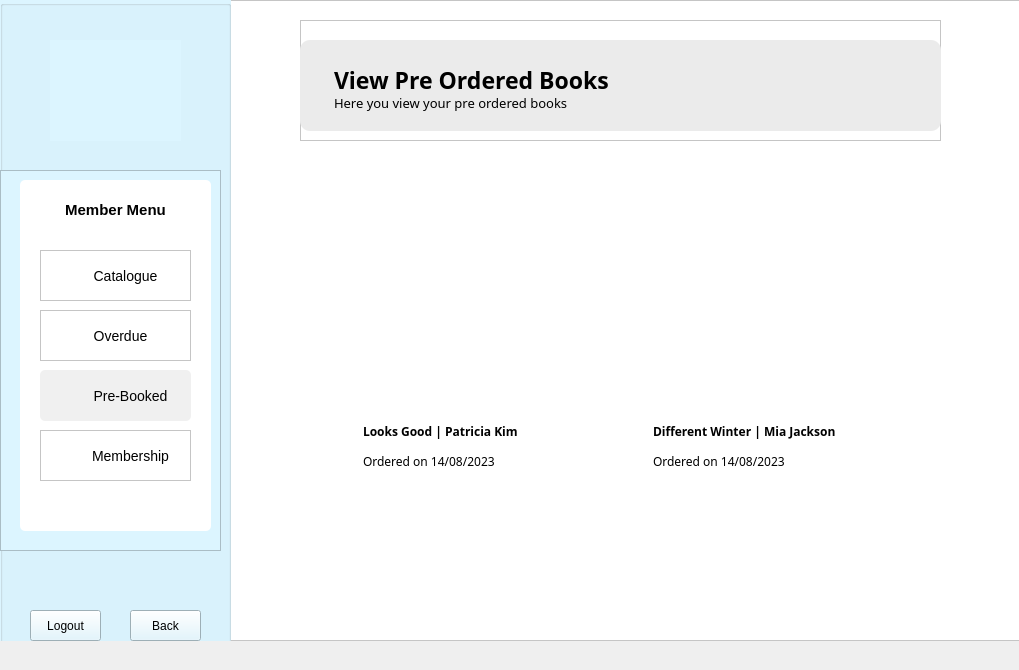
<?xml version="1.0" encoding="UTF-8"?>
<ui version="4.0">
 <class>MemberPreOrder</class>
 <widget class="QDialog" name="MemberPreOrder">
  <property name="geometry">
   <rect>
    <x>0</x>
    <y>0</y>
    <width>1019</width>
    <height>670</height>
   </rect>
  </property>
  <property name="windowTitle">
   <string>Dialog</string>
  </property>
  <widget class="QFrame" name="frame">
   <property name="geometry">
    <rect>
     <x>0</x>
     <y>0</y>
     <width>1021</width>
     <height>641</height>
    </rect>
   </property>
   <property name="styleSheet">
    <string notr="true">background: white;</string>
   </property>
   <property name="frameShape">
    <enum>QFrame::StyledPanel</enum>
   </property>
   <property name="frameShadow">
    <enum>QFrame::Raised</enum>
   </property>
   <widget class="QGroupBox" name="menuPanel">
    <property name="geometry">
     <rect>
      <x>0</x>
      <y>0</y>
      <width>231</width>
      <height>671</height>
     </rect>
    </property>
    <property name="styleSheet">
     <string notr="true">background: rgb(220, 245, 255);</string>
    </property>
    <property name="title">
     <string/>
    </property>
    <widget class="QLabel" name="logo">
     <property name="geometry">
      <rect>
       <x>50</x>
       <y>40</y>
       <width>131</width>
       <height>101</height>
      </rect>
     </property>
     <property name="text">
      <string/>
     </property>
     <property name="pixmap">
      <pixmap resource="Resources.qrc">:/images/logo.png</pixmap>
     </property>
     <property name="scaledContents">
      <bool>true</bool>
     </property>
    </widget>
    <widget class="QFrame" name="menu">
     <property name="geometry">
      <rect>
       <x>0</x>
       <y>170</y>
       <width>221</width>
       <height>381</height>
      </rect>
     </property>
     <property name="frameShape">
      <enum>QFrame::StyledPanel</enum>
     </property>
     <property name="frameShadow">
      <enum>QFrame::Raised</enum>
     </property>
     <widget class="QListWidget" name="listWidget_2">
      <property name="geometry">
       <rect>
        <x>20</x>
        <y>10</y>
        <width>191</width>
        <height>351</height>
       </rect>
      </property>
      <property name="styleSheet">
       <string notr="true">background: white;
border-radius: 5px;</string>
      </property>
      <property name="frameShadow">
       <enum>QFrame::Raised</enum>
      </property>
     </widget>
     <widget class="QFrame" name="catalogue_1">
      <property name="geometry">
       <rect>
        <x>40</x>
        <y>80</y>
        <width>151</width>
        <height>51</height>
       </rect>
      </property>
      <property name="styleSheet">
       <string notr="true">background: white;</string>
      </property>
      <property name="frameShape">
       <enum>QFrame::StyledPanel</enum>
      </property>
      <property name="frameShadow">
       <enum>QFrame::Raised</enum>
      </property>
      <widget class="QLabel" name="label_5">
       <property name="geometry">
        <rect>
         <x>10</x>
         <y>10</y>
         <width>31</width>
         <height>31</height>
        </rect>
       </property>
       <property name="text">
        <string/>
       </property>
       <property name="pixmap">
        <pixmap resource="Resources.qrc">:/images/Icons/books.png</pixmap>
       </property>
       <property name="scaledContents">
        <bool>true</bool>
       </property>
      </widget>
      <widget class="QPushButton" name="catalogue">
       <property name="geometry">
        <rect>
         <x>50</x>
         <y>10</y>
         <width>71</width>
         <height>31</height>
        </rect>
       </property>
       <property name="styleSheet">
        <string notr="true">QPushButton {
background: transparent;
font-size: 14px;
border: none;
}

QPushButton:hover {
	color: rgb(124, 204, 241);
}</string>
       </property>
       <property name="text">
        <string>Catalogue</string>
       </property>
       <property name="autoDefault">
        <bool>false</bool>
       </property>
      </widget>
     </widget>
     <widget class="QFrame" name="manageBooks_1">
      <property name="geometry">
       <rect>
        <x>40</x>
        <y>140</y>
        <width>151</width>
        <height>51</height>
       </rect>
      </property>
      <property name="styleSheet">
       <string notr="true">background: white;</string>
      </property>
      <property name="frameShape">
       <enum>QFrame::StyledPanel</enum>
      </property>
      <property name="frameShadow">
       <enum>QFrame::Raised</enum>
      </property>
      <widget class="QLabel" name="label_6">
       <property name="geometry">
        <rect>
         <x>10</x>
         <y>10</y>
         <width>31</width>
         <height>31</height>
        </rect>
       </property>
       <property name="text">
        <string/>
       </property>
       <property name="pixmap">
        <pixmap resource="Resources.qrc">:/images/Icons/overdue.png</pixmap>
       </property>
       <property name="scaledContents">
        <bool>true</bool>
       </property>
      </widget>
      <widget class="QPushButton" name="manageBooks">
       <property name="geometry">
        <rect>
         <x>50</x>
         <y>10</y>
         <width>61</width>
         <height>31</height>
        </rect>
       </property>
       <property name="styleSheet">
        <string notr="true">QPushButton {
background: transparent;
font-size: 14px;
border: none;
}

QPushButton:hover {
	color: rgb(124, 204, 241);
}</string>
       </property>
       <property name="text">
        <string>Overdue</string>
       </property>
      </widget>
     </widget>
     <widget class="QFrame" name="status_1">
      <property name="geometry">
       <rect>
        <x>40</x>
        <y>200</y>
        <width>151</width>
        <height>51</height>
       </rect>
      </property>
      <property name="styleSheet">
       <string notr="true">background: rgb(240, 240, 240);
border-radius: 5px;</string>
      </property>
      <property name="frameShape">
       <enum>QFrame::StyledPanel</enum>
      </property>
      <property name="frameShadow">
       <enum>QFrame::Raised</enum>
      </property>
      <widget class="QLabel" name="label_7">
       <property name="geometry">
        <rect>
         <x>10</x>
         <y>10</y>
         <width>31</width>
         <height>31</height>
        </rect>
       </property>
       <property name="text">
        <string/>
       </property>
       <property name="pixmap">
        <pixmap resource="Resources.qrc">:/images/Icons/book.png</pixmap>
       </property>
       <property name="scaledContents">
        <bool>true</bool>
       </property>
      </widget>
      <widget class="QPushButton" name="status">
       <property name="geometry">
        <rect>
         <x>50</x>
         <y>10</y>
         <width>81</width>
         <height>31</height>
        </rect>
       </property>
       <property name="styleSheet">
        <string notr="true">QPushButton {
background: transparent;
font-size: 14px;
border: none;
}

QPushButton:hover {
	color: rgb(124, 204, 241);
}</string>
       </property>
       <property name="text">
        <string>Pre-Booked</string>
       </property>
      </widget>
     </widget>
     <widget class="QFrame" name="membership_1">
      <property name="geometry">
       <rect>
        <x>40</x>
        <y>260</y>
        <width>151</width>
        <height>51</height>
       </rect>
      </property>
      <property name="styleSheet">
       <string notr="true">background: white;</string>
      </property>
      <property name="frameShape">
       <enum>QFrame::StyledPanel</enum>
      </property>
      <property name="frameShadow">
       <enum>QFrame::Raised</enum>
      </property>
      <widget class="QLabel" name="label_8">
       <property name="geometry">
        <rect>
         <x>10</x>
         <y>10</y>
         <width>31</width>
         <height>31</height>
        </rect>
       </property>
       <property name="text">
        <string/>
       </property>
       <property name="pixmap">
        <pixmap resource="Resources.qrc">:/images/Icons/user.png</pixmap>
       </property>
       <property name="scaledContents">
        <bool>true</bool>
       </property>
      </widget>
      <widget class="QPushButton" name="membership">
       <property name="geometry">
        <rect>
         <x>50</x>
         <y>10</y>
         <width>81</width>
         <height>31</height>
        </rect>
       </property>
       <property name="styleSheet">
        <string notr="true">QPushButton {
background: transparent;
font-size: 14px;
border: none;
}

QPushButton:hover {
	color: rgb(124, 204, 241);
}</string>
       </property>
       <property name="text">
        <string>Membership</string>
       </property>
      </widget>
     </widget>
     <widget class="QLabel" name="label">
      <property name="geometry">
       <rect>
        <x>20</x>
        <y>30</y>
        <width>191</width>
        <height>20</height>
       </rect>
      </property>
      <property name="layoutDirection">
       <enum>Qt::LeftToRight</enum>
      </property>
      <property name="styleSheet">
       <string notr="true">font-weight: bold;
background: white;
font-size: 15px;
</string>
      </property>
      <property name="text">
       <string>Member Menu</string>
      </property>
      <property name="alignment">
       <set>Qt::AlignCenter</set>
      </property>
     </widget>
    </widget>
    <widget class="QPushButton" name="back">
     <property name="geometry">
      <rect>
       <x>130</x>
       <y>610</y>
       <width>71</width>
       <height>31</height>
      </rect>
     </property>
     <property name="styleSheet">
      <string notr="true">/*QPushButton {
background: white;
}*/

QPushButton:hover {
	color: rgb(106, 146, 255);
}</string>
     </property>
     <property name="text">
      <string>Back</string>
     </property>
     <property name="icon">
      <iconset theme="go-previous">
       <normaloff>../../../../../../LIS/LIS</normaloff>../../../../../../LIS/LIS</iconset>
     </property>
    </widget>
    <widget class="QPushButton" name="logout">
     <property name="geometry">
      <rect>
       <x>30</x>
       <y>610</y>
       <width>71</width>
       <height>31</height>
      </rect>
     </property>
     <property name="styleSheet">
      <string notr="true">QPushButton:hover {
	color: rgb(106, 146, 255);
}</string>
     </property>
     <property name="text">
      <string>Logout</string>
     </property>
    </widget>
   </widget>
   <widget class="QFrame" name="heading">
    <property name="geometry">
     <rect>
      <x>300</x>
      <y>20</y>
      <width>641</width>
      <height>121</height>
     </rect>
    </property>
    <property name="frameShape">
     <enum>QFrame::StyledPanel</enum>
    </property>
    <property name="frameShadow">
     <enum>QFrame::Raised</enum>
    </property>
    <widget class="QPlainTextEdit" name="plainTextEdit_2">
     <property name="geometry">
      <rect>
       <x>0</x>
       <y>20</y>
       <width>641</width>
       <height>91</height>
      </rect>
     </property>
     <property name="styleSheet">
      <string notr="true">background: rgb(235, 235, 235);
border-radius: 10px;</string>
     </property>
     <property name="frameShadow">
      <enum>QFrame::Raised</enum>
     </property>
     <property name="plainText">
      <string/>
     </property>
    </widget>
    <widget class="QPlainTextEdit" name="plainTextEdit_3">
     <property name="geometry">
      <rect>
       <x>30</x>
       <y>40</y>
       <width>411</width>
       <height>41</height>
      </rect>
     </property>
     <property name="styleSheet">
      <string notr="true">font-family: Baloo 2;
font-weight: bold;
font-size: 23px;
background: transparent;</string>
     </property>
     <property name="frameShape">
      <enum>QFrame::NoFrame</enum>
     </property>
     <property name="plainText">
      <string>View Pre Ordered Books</string>
     </property>
    </widget>
    <widget class="QPlainTextEdit" name="plainTextEdit_4">
     <property name="geometry">
      <rect>
       <x>30</x>
       <y>70</y>
       <width>411</width>
       <height>31</height>
      </rect>
     </property>
     <property name="styleSheet">
      <string notr="true">background: transparent;
font-family: Baloo 2;
font-size: 13px;</string>
     </property>
     <property name="frameShape">
      <enum>QFrame::NoFrame</enum>
     </property>
     <property name="plainText">
      <string>Here you view your pre ordered books</string>
     </property>
    </widget>
   </widget>
   <widget class="QScrollArea" name="scrollArea">
    <property name="geometry">
     <rect>
      <x>290</x>
      <y>170</y>
      <width>651</width>
      <height>431</height>
     </rect>
    </property>
    <property name="styleSheet">
     <string notr="true">/* VERTICAL SCROLL*/

QScrollBar::handle:vertical {
border: none;
border-radius: 5px;
background: rgb(215, 242, 255);
margin: 15px 0 15px 0;
width: 14px;
}

/* SCROLL BUTTON - TOP*/

QScrollBar::sub-line:vertical {
border:none;
background: rgb(215, 242, 255);
height: 15px;
border-top-left-radius: 7px;
border-top-right-radius: 7px;
subcontrol-position: top;
subcontrol-origin: margin; 
}


/* SCROLL BUTTON - BOTTOM*/

QScrollBar::add-line:vertical {
border:none;
background: rgb(215, 242, 255);
height: 15px;
border-bottom-left-radius: 7px;
border-bottom-right-radius: 7px;
subcontrol-position: bottom;
subcontrol-origin: margin; 
}

</string>
    </property>
    <property name="frameShape">
     <enum>QFrame::NoFrame</enum>
    </property>
    <property name="widgetResizable">
     <bool>true</bool>
    </property>
    <widget class="QWidget" name="scrollAreaWidgetContents">
     <property name="geometry">
      <rect>
       <x>0</x>
       <y>0</y>
       <width>651</width>
       <height>431</height>
      </rect>
     </property>
     <property name="styleSheet">
      <string notr="true">border-style: none;</string>
     </property>
     <layout class="QVBoxLayout" name="verticalLayout_3">
      <item>
       <widget class="QFrame" name="frame_73">
        <property name="frameShape">
         <enum>QFrame::StyledPanel</enum>
        </property>
        <property name="frameShadow">
         <enum>QFrame::Raised</enum>
        </property>
        <widget class="QFrame" name="frame_74">
         <property name="geometry">
          <rect>
           <x>60</x>
           <y>240</y>
           <width>191</width>
           <height>51</height>
          </rect>
         </property>
         <property name="frameShape">
          <enum>QFrame::StyledPanel</enum>
         </property>
         <property name="frameShadow">
          <enum>QFrame::Raised</enum>
         </property>
         <widget class="QPlainTextEdit" name="plainTextEdit_80">
          <property name="geometry">
           <rect>
            <x>0</x>
            <y>30</y>
            <width>191</width>
            <height>21</height>
           </rect>
          </property>
          <property name="styleSheet">
           <string notr="true">font-family: Baloo 2;
background: white;</string>
          </property>
          <property name="frameShape">
           <enum>QFrame::NoFrame</enum>
          </property>
          <property name="verticalScrollBarPolicy">
           <enum>Qt::ScrollBarAlwaysOff</enum>
          </property>
          <property name="plainText">
           <string>Ordered on 14/08/2023</string>
          </property>
         </widget>
         <widget class="QPlainTextEdit" name="plainTextEdit_79">
          <property name="geometry">
           <rect>
            <x>0</x>
            <y>0</y>
            <width>191</width>
            <height>21</height>
           </rect>
          </property>
          <property name="styleSheet">
           <string notr="true">font-weight: bold;
font-family: Baloo 2;
background: white;</string>
          </property>
          <property name="frameShape">
           <enum>QFrame::NoFrame</enum>
          </property>
          <property name="verticalScrollBarPolicy">
           <enum>Qt::ScrollBarAlwaysOff</enum>
          </property>
          <property name="tabChangesFocus">
           <bool>false</bool>
          </property>
          <property name="lineWrapMode">
           <enum>QPlainTextEdit::WidgetWidth</enum>
          </property>
          <property name="plainText">
           <string>Looks Good | Patricia Kim</string>
          </property>
          <property name="textInteractionFlags">
           <set>Qt::TextSelectableByKeyboard|Qt::TextSelectableByMouse</set>
          </property>
         </widget>
        </widget>
        <widget class="QLabel" name="label_43">
         <property name="geometry">
          <rect>
           <x>370</x>
           <y>20</y>
           <width>181</width>
           <height>211</height>
          </rect>
         </property>
         <property name="text">
          <string/>
         </property>
         <property name="pixmap">
          <pixmap resource="Resources.qrc">:/images/book-covers/book14.png</pixmap>
         </property>
         <property name="scaledContents">
          <bool>true</bool>
         </property>
        </widget>
        <widget class="QLabel" name="label_44">
         <property name="geometry">
          <rect>
           <x>70</x>
           <y>20</y>
           <width>181</width>
           <height>211</height>
          </rect>
         </property>
         <property name="text">
          <string/>
         </property>
         <property name="pixmap">
          <pixmap resource="Resources.qrc">:/images/book-covers/book14.png</pixmap>
         </property>
         <property name="scaledContents">
          <bool>true</bool>
         </property>
        </widget>
        <widget class="QFrame" name="frame_75">
         <property name="geometry">
          <rect>
           <x>350</x>
           <y>240</y>
           <width>231</width>
           <height>51</height>
          </rect>
         </property>
         <property name="frameShape">
          <enum>QFrame::StyledPanel</enum>
         </property>
         <property name="frameShadow">
          <enum>QFrame::Raised</enum>
         </property>
         <widget class="QPlainTextEdit" name="plainTextEdit_83">
          <property name="geometry">
           <rect>
            <x>0</x>
            <y>30</y>
            <width>191</width>
            <height>21</height>
           </rect>
          </property>
          <property name="styleSheet">
           <string notr="true">font-family: Baloo 2;
background: white;</string>
          </property>
          <property name="frameShape">
           <enum>QFrame::NoFrame</enum>
          </property>
          <property name="verticalScrollBarPolicy">
           <enum>Qt::ScrollBarAlwaysOff</enum>
          </property>
          <property name="plainText">
           <string>Ordered on 14/08/2023</string>
          </property>
         </widget>
         <widget class="QPlainTextEdit" name="plainTextEdit_84">
          <property name="geometry">
           <rect>
            <x>0</x>
            <y>0</y>
            <width>221</width>
            <height>21</height>
           </rect>
          </property>
          <property name="styleSheet">
           <string notr="true">font-weight: bold;
font-family: Baloo 2;
background: white;</string>
          </property>
          <property name="frameShape">
           <enum>QFrame::NoFrame</enum>
          </property>
          <property name="verticalScrollBarPolicy">
           <enum>Qt::ScrollBarAlwaysOff</enum>
          </property>
          <property name="tabChangesFocus">
           <bool>false</bool>
          </property>
          <property name="lineWrapMode">
           <enum>QPlainTextEdit::WidgetWidth</enum>
          </property>
          <property name="plainText">
           <string>Different Winter | Mia Jackson</string>
          </property>
          <property name="textInteractionFlags">
           <set>Qt::TextSelectableByKeyboard|Qt::TextSelectableByMouse</set>
          </property>
         </widget>
        </widget>
       </widget>
      </item>
     </layout>
    </widget>
   </widget>
  </widget>
 </widget>
 <resources>
  <include location="Resources.qrc"/>
 </resources>
 <connections/>
</ui>
